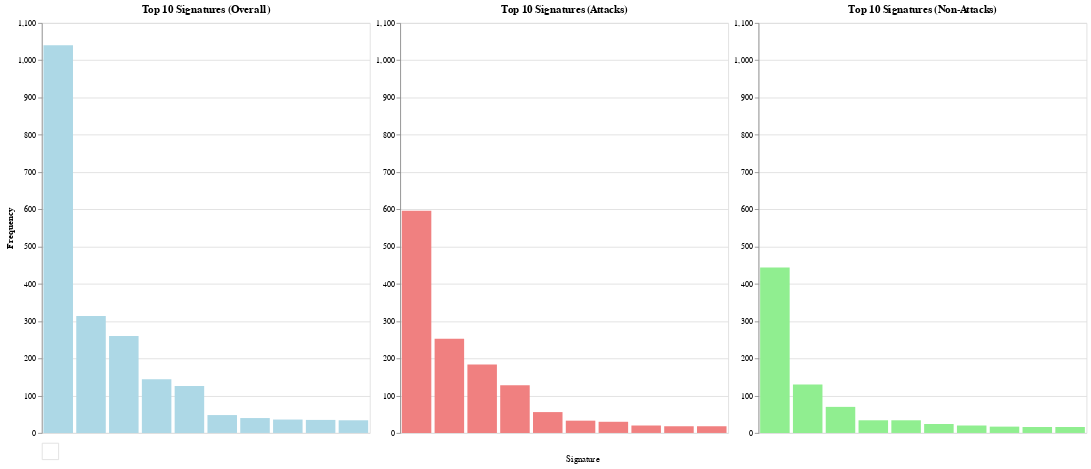

Notebook code for this chart:
### Code cell
Plots.plot_top_10_signatures(result_df_Raw)

### Figure 1 — Vega-Lite specification as saved in the notebook (floating-point values rounded to 4 significant figures)
{"config": {"view": {"continuousWidth": 300, "continuousHeight": 300}, "concat": {"spacing": 5}}, "vconcat": [{"hconcat": [{"data": {"name": "data-e12c51551abdc853a68d64a2e6e1c17e"}, "mark": {"type": "bar"}, "encoding": {"color": {"condition": {"param": "param_1", "value": "lightblue"}, "value": "steelblue"}, "tooltip": [{"field": "Signature", "type": "nominal"}, {"field": "Frequency", "type": "quantitative"}], "x": {"axis": null, "field": "Signature", "sort": "-y", "type": "nominal"}, "y": {"axis": {"grid": true}, "field": "Frequency", "title": "Frequency", "type": "quantitative"}}, "height": 500, "name": "view_1", "title": "Top 10 Signatures (Overall)", "width": 400}, {"data": {"name": "data-45866a557ba91baee5503759b4974aa0"}, "mark": {"type": "bar"}, "encoding": {"color": {"condition": {"param": "param_1", "value": "lightcoral"}, "value": "firebrick"}, "tooltip": [{"field": "Signature", "type": "nominal"}, {"field": "Frequency", "type": "quantitative"}], "x": {"axis": null, "field": "Signature", "sort": "-y", "type": "nominal"}, "y": {"axis": {"grid": true}, "field": "Frequency", "title": null, "type": "quantitative"}}, "height": 500, "name": "view_2", "title": "Top 10 Signatures (Attacks)", "width": 400}, {"data": {"name": "data-5bf42e02cde037a5a57d17d2f874329b"}, "mark": {"type": "bar"}, "encoding": {"color": {"condition": {"param": "param_1", "value": "lightgreen"}, "value": "seagreen"}, "tooltip": [{"field": "Signature", "type": "nominal"}, {"field": "Frequency", "type": "quantitative"}], "x": {"axis": null, "field": "Signature", "sort": "-y", "type": "nominal"}, "y": {"axis": {"grid": true}, "field": "Frequency", "title": null, "type": "quantitative"}}, "height": 500, "name": "view_3", "title": "Top 10 Signatures (Non-Attacks)", "width": 400}], "resolve": {"scale": {"y": "shared"}}}, {"data": {"name": "data-a4f1b26a628db0d5d0333badcec4207c"}, "mark": {"type": "text", "align": "center", "baseline": "top", "text": "Signature"}, "encoding": {"x": {"value": 660}, "y": {"value": 15}}}], "params": [{"name": "param_1", "select": {"type": "point", "clear": "mouseout", "fields": ["Signature"], "on": "mouseover"}, "views": ["view_1", "view_2", "view_3"]}], "$schema": "https://vega.github.io/schema/vega-lite/v5.17.0.json", "datasets": {"data-e12c51551abdc853a68d64a2e6e1c17e": [{"Signature": "suspicious-unsigned-dbghelp/dbgcore-dll-loaded", "Frequency": 1040}, {"Signature": "net-connect-Windows-processes", "Frequency": 314}, {"Signature": "proc-start-dns-exfiltration-nslookup", "Frequency": 260}, {"Signature": "proc-start-malicious-powershell-commandlets-processcreation", "Frequency": 144}, {"Signature": "net-connect-80-443-non-browser", "Frequency": 126}, {"Signature": "proc-start-lolbas-alternate-data-streams", "Frequency": 48}, {"Signature": "proc-start-hacktool-mimikatz-execution", "Frequency": 40}, {"Signature": "proc-start-copying-sensitive-files-with-credential-data", "Frequency": 36}, {"Signature": "proc-start-dir-user-writeable", "Frequency": 35}, {"Signature": "proc-start-powershell-download-and-execution-cradles", "Frequency": 34}], "data-45866a557ba91baee5503759b4974aa0": [{"Signature": "suspicious-unsigned-dbghelp/dbgcore-dll-loaded", "Frequency": 596}, {"Signature": "proc-start-dns-exfiltration-nslookup", "Frequency": 253}, {"Signature": "net-connect-Windows-processes", "Frequency": 184}, {"Signature": "proc-start-malicious-powershell-commandlets-processcreation", "Frequency": 128}, {"Signature": "net-connect-80-443-non-browser", "Frequency": 56}, {"Signature": "proc-start-powershell-download-and-execution-cradles", "Frequency": 33}, {"Signature": "proc-start-hacktool-sharpview-execution", "Frequency": 30}, {"Signature": "proc-start-hacktool-mimikatz-execution", "Frequency": 20}, {"Signature": "proc-start-suspicious-powershell-download-and-execute-pattern", "Frequency": 18}, {"Signature": "proc-start-dir-user-writeable", "Frequency": 18}], "data-5bf42e02cde037a5a57d17d2f874329b": [{"Signature": "suspicious-unsigned-dbghelp/dbgcore-dll-loaded", "Frequency": 444}, {"Signature": "net-connect-Windows-processes", "Frequency": 130}, {"Signature": "net-connect-80-443-non-browser", "Frequency": 70}, {"Signature": "proc-start-copying-sensitive-files-with-credential-data", "Frequency": 34}, {"Signature": "proc-start-lolbas-alternate-data-streams", "Frequency": 34}, {"Signature": "proc-start-dumping-of-sensitive-hives-via-reg.exe", "Frequency": 24}, {"Signature": "proc-start-hacktool-mimikatz-execution", "Frequency": 20}, {"Signature": "proc-start-dir-user-writeable", "Frequency": 17}, {"Signature": "proc-start-malicious-powershell-commandlets-processcreation", "Frequency": 16}, {"Signature": "proc-start-renamed-adfind-execution", "Frequency": 16}], "data-a4f1b26a628db0d5d0333badcec4207c": [{"Signature": ""}]}}
